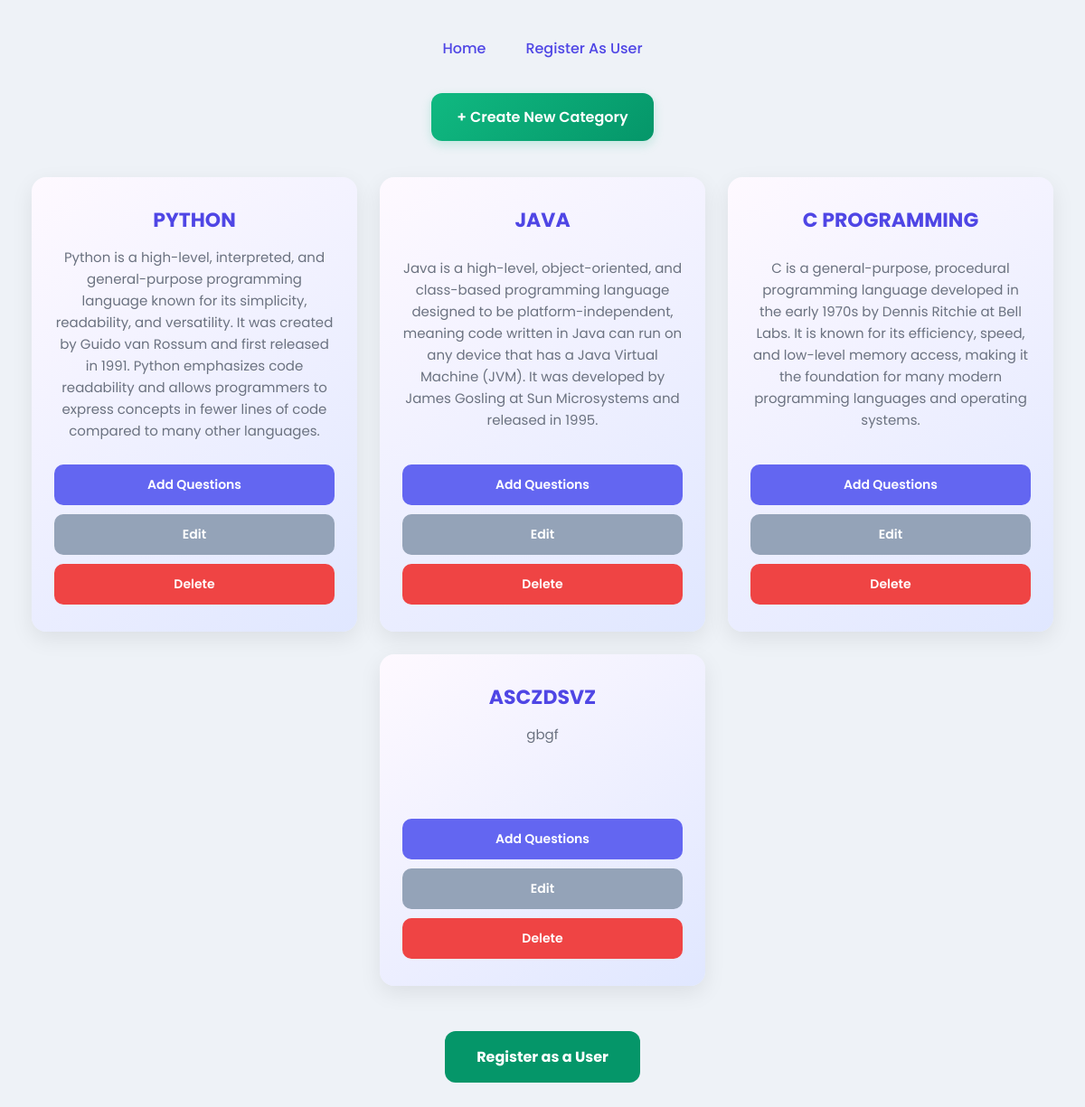
The page /Admin on the database as committed earlier.
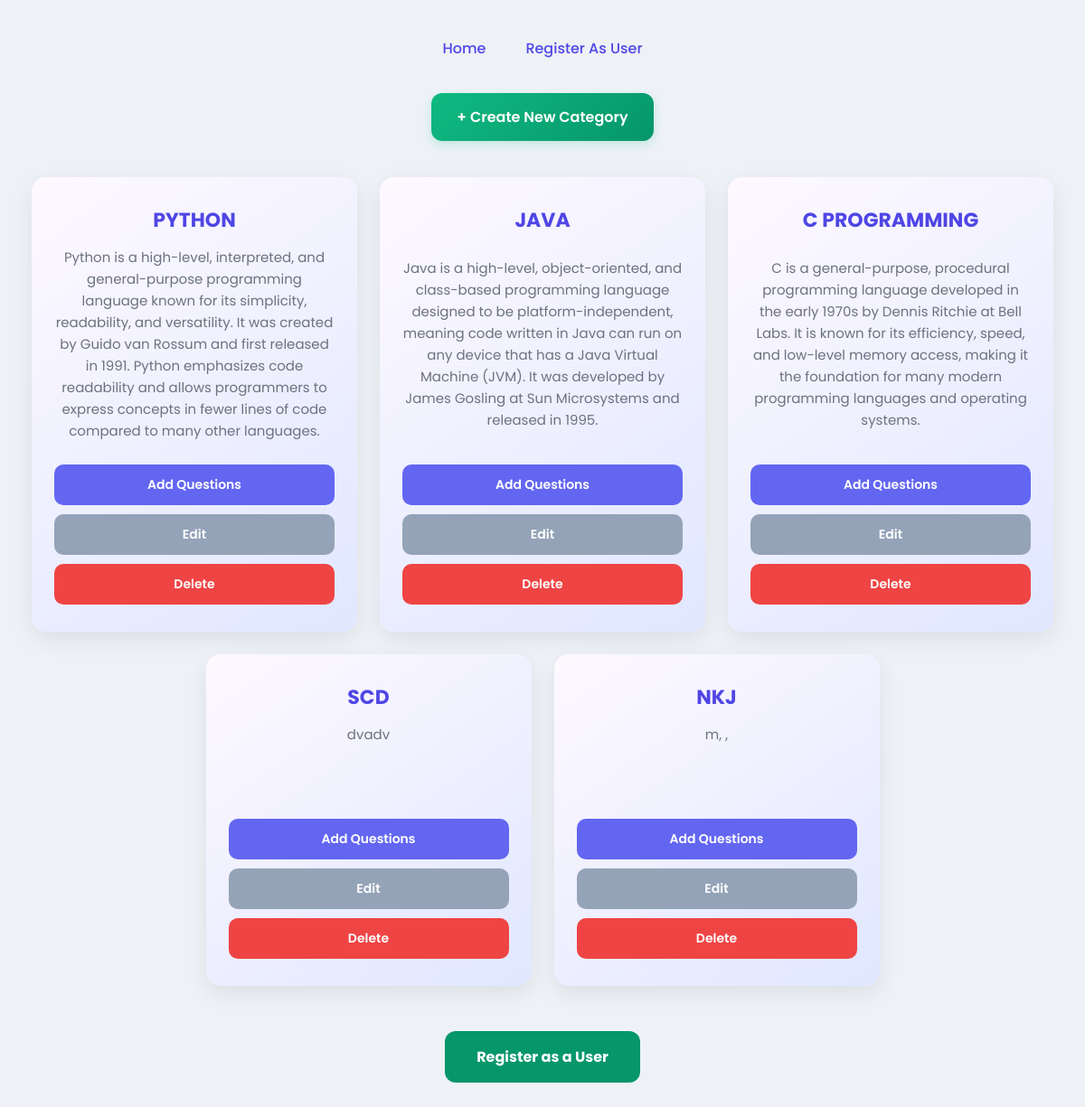
The same page on the database as committed later.
### App/models.py (models this page shows, shortened)
class AddCategory(models.Model):
    CategoryName = models.CharField(max_length=100,unique=True,default='python')
    CategoryDescription = models.TextField(default="This is a computer programming language")

### App/views.py (the view, shortened to what this page needs)
# urls.py: path('Admin',views.Admin,name='Admin'),
def Admin(request):
    CatNameDes = AddCategory.objects.all()
    return render(request,'Admin.html',{
        'NamesDes' : CatNameDes
    })

### App/templates/Admin.html (shortened to what this page needs)
{% load static %}
<!DOCTYPE html>
<html lang="en">
<head>
    <link rel="stylesheet" href="{% static 'css/Admin.css' %}">
</head>
<body>
    <nav>
        <a href="{% url 'Home2' %}">Home</a>
        <a href="{% url 'UserReg' %}">Register As User</a>
    </nav>
    <div id="CategoryActionWrapper">
        <button type="button" class="create-btn" onclick="CreateCategory()">+ Create New Category</button>
    </div>
    <div id="CategoriesList">
        {% for i in NamesDes %}
        <div class="CatBox">
            <h2>{{ i.CategoryName }}</h2>
            <p>{{ i.CategoryDescription }}</p>
            <div class="card-actions">
                <a href="{% url 'AddQst' %}?category={{ i.CategoryName }}">
                    <button type="button" class="action-btn add">Add Questions</button>
                </a>
                <a href="{% url 'UpdateCat' i.id %}">
                    <button type="button" class="action-btn edit">Edit</button>
                </a>
                <a href="{% url 'DeleteCat' i.id %}" onclick="return confirm('Delete this category?');">
                    <button type="button" class="action-btn delete">Delete</button>
                </a>
            </div>
        </div>
        {% endfor %}
    </div>
    <div class="footer-actions">
        <a href="{% url 'UserReg' %}"><button class="register-btn">Register as a User</button></a>
    </div>
</body>
</html>

Rows that differ between the two databases and show on the page:
removed AddCategory: CategoryName "ASCZDSVZ", CategoryDescription "gbgf"
added AddCategory: CategoryName "SCD", CategoryDescription "dvadv"
added AddCategory: CategoryName "NKJ", CategoryDescription "m, ,"
